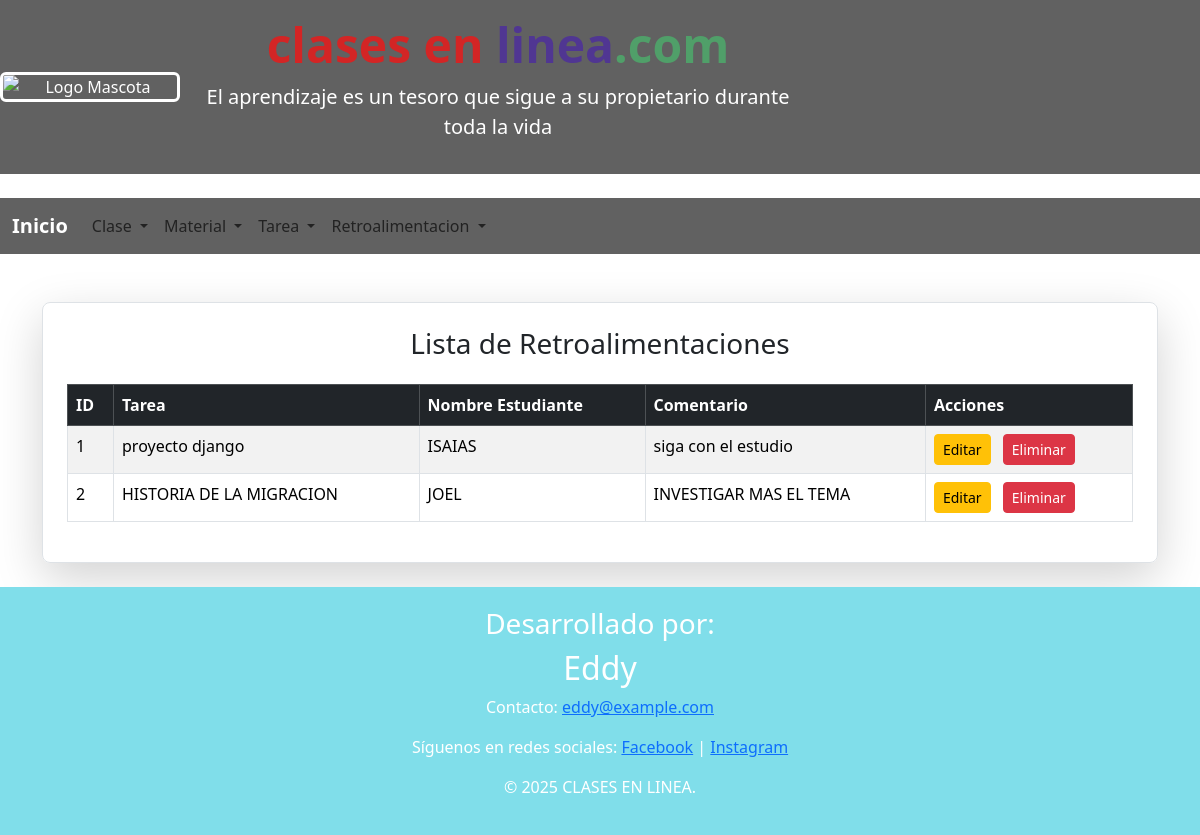
Page /listadoRetroalimentacion/ on the committed database.
### aplicacion/clase/models.py (models this page shows, shortened)
class Retroalimentacion(models.Model):
    id = models.AutoField(primary_key=True)
    tarea = models.ForeignKey(Tarea, on_delete=models.CASCADE, related_name='retroalimentaciones')
    nombre_estudiante = models.CharField(max_length=100)
    comentario = models.TextField()

class Tarea(models.Model):
    id = models.AutoField(primary_key=True)
    clase = models.ForeignKey(Clase, on_delete=models.CASCADE, related_name='tareas')
    titulo = models.CharField(max_length=200)
    descripcion = models.TextField()
    fecha_limite = models.DateField()

### aplicacion/clase/views.py (the view)
# urls.py: path('listadoRetroalimentacion/', views.listadoRetroalimentacion),  # Listado de reportes
def listadoRetroalimentacion(request):
    retroalimentacionesBdd = Retroalimentacion.objects.all()
    return render(request, 'listadoRetroalimentacion.html', {'retroalimentaciones': retroalimentacionesBdd})

### aplicacion/clase/templates/listadoRetroalimentacion.html
{% extends "./plantilla.html" %}
{% block contenido %}
<div class="container mt-5">
    <div class="border p-4 rounded-3 shadow-lg">
        <h3 class="mb-4 text-center">Lista de Retroalimentaciones</h3>
        <table class="table table-bordered table-striped table-hover">
            <thead class="table-dark">
                <tr>
                    <th>ID</th>
                    <th>Tarea</th>
                    <th>Nombre Estudiante</th>
                    <th>Comentario</th>
                    <th>Acciones</th>
                </tr>
            </thead>
            <tbody>
                {% for retroalimentacion in retroalimentaciones %}
                    <tr>
                        <td>{{ retroalimentacion.id }}</td>
                        <td>{{ retroalimentacion.tarea.titulo }}</td>
                        <td>{{ retroalimentacion.nombre_estudiante }}</td>
                        <td>{{ retroalimentacion.comentario }}</td>
                        <td>
                            <a href="/editarRetroalimentacion/{{ retroalimentacion.id }}" class="btn btn-warning btn-sm me-2">Editar</a>
                            <a onclick="return confirm('¿Está seguro de eliminar permanentemente?')" href="/eliminarRetroalimentacion/{{ retroalimentacion.id }}" class="btn btn-danger btn-sm">Eliminar</a>
                        </td>
                    </tr>
                {% endfor %}
            </tbody>
        </table>
    </div>
</div>
{% endblock %}

### rows in the picture
Retroalimentacion: id "1", tarea.titulo "proyecto django", nombre_estudiante "ISAIAS", comentario "siga con el estudio"
Retroalimentacion: id "2", tarea.titulo "HISTORIA DE LA MIGRACION", nombre_estudiante "JOEL", comentario "INVESTIGAR MAS EL TEMA"
